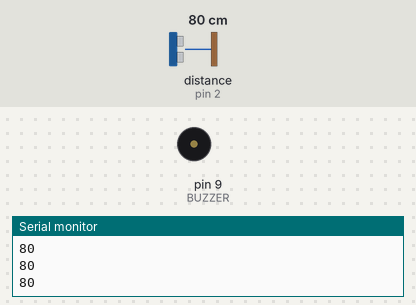
A sketch run on a simulated Arduino Uno, built with avr-gcc and run on an emulated ATmega328P. Shown: buzzer (waves = sounding), the last lines printed to the serial monitor. Wiring (inferred from the names in the program): ultrasonic range finder: trigger pin 3; echo pin 2. Inputs (shaded band) come from the test bench; at power-on: distance to the obstacle (sensor on pin 2) 80 cm. The echo pulse lasts 58.3 µs per cm.

Above: at 1.2 s.
1.3 s: distance to the obstacle (sensor on pin 2) set to 9 cm
At 2.2 s:
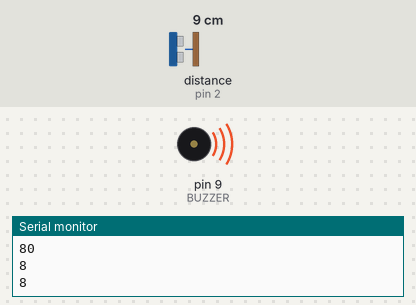
2.9 s: distance to the obstacle (sensor on pin 2) set to 2 cm
At 4.0 s:
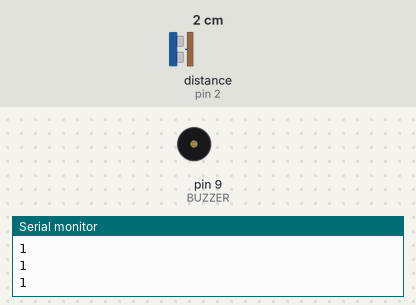
Timing chart, 0 to 5.9 s (numbered marks = the images above; inputs shaded):
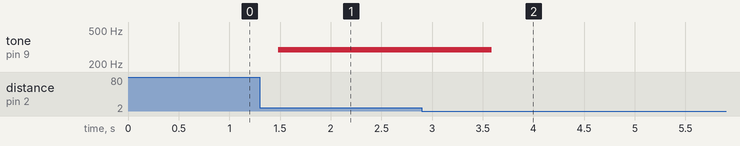

The sketch:

Buzzer_Tejada.ino
```cpp
/*
  Fundación Kinal
  Centro Educativo Técnico Labral Kinal
  Electrónica
  Grado: Quinto
  Sección: A
  Curso: Taller de Electrónica Digital y Reparación de Computadoras I
  Nombre: Juan David Tejada Peñuela
  Carné: 2022454
*/

#define BUZZER 9
#define TRIG 3
#define ECHO 2
const int n_do = 261;
const int n_re = 294;
const int n_mi = 329;
const int n_fa = 349;
const int n_sol = 392;
const int n_la = 440;
long DURACION;
long DISTANCIA;
void ConfigPinesInput();
void ConfigPinesOutput();
int medicion();
void ConfigBuzzer();
 void Trig_low();

void setup()
{
 Serial.begin(9600);
 ConfigPinesInput();
 ConfigPinesOutput();
 Trig_low();

}

void loop()
{
 medicion();
 ConfigBuzzer(DISTANCIA);

}

void ConfigPinesInput(void) {
  pinMode(ECHO, INPUT);
}
void ConfigPinesOutput(void) {
  pinMode(TRIG, OUTPUT);
  pinMode(BUZZER, OUTPUT);

}

void Trig_low(void){
digitalWrite(TRIG, LOW);

}

int medicion() {
  digitalWrite(TRIG, HIGH);
  delay(1);
  digitalWrite(TRIG, LOW);

  DURACION = pulseIn(ECHO, HIGH);
  DISTANCIA = DURACION / 58;
Serial.println(DISTANCIA);
delay(100);
return DISTANCIA;
}

void ConfigBuzzer(int valor_distancia){
switch(valor_distancia){
    case (4):
   tone(BUZZER, n_do);
    delay(600);
    valor_distancia = 0;
     break;
    case (8):
   tone(BUZZER, n_re);
    delay(600);
        valor_distancia = 0;
     break;
    case (12):
   tone(BUZZER, n_mi);
    delay(600);
        valor_distancia = 0;
     break;
    case (16):
   tone(BUZZER, n_fa);
    delay(600);
        valor_distancia = 0;
     break;
     case (20):
   tone(BUZZER, n_sol);
    delay(600);
        valor_distancia = 0;
     break;
    case (24):
   tone(BUZZER, n_la);
    delay(600);
        valor_distancia = 0;
     break;

    default:
      noTone(BUZZER);
        valor_distancia = 0;
        break;

}
     }
```

Measured:
- after the input at 1.3 s, tone on pin 9 (BUZZER): silent → 294 Hz after 0.18 s
- after the input at 2.9 s, tone on pin 9 (BUZZER): 294 Hz → silent after 0.69 s
